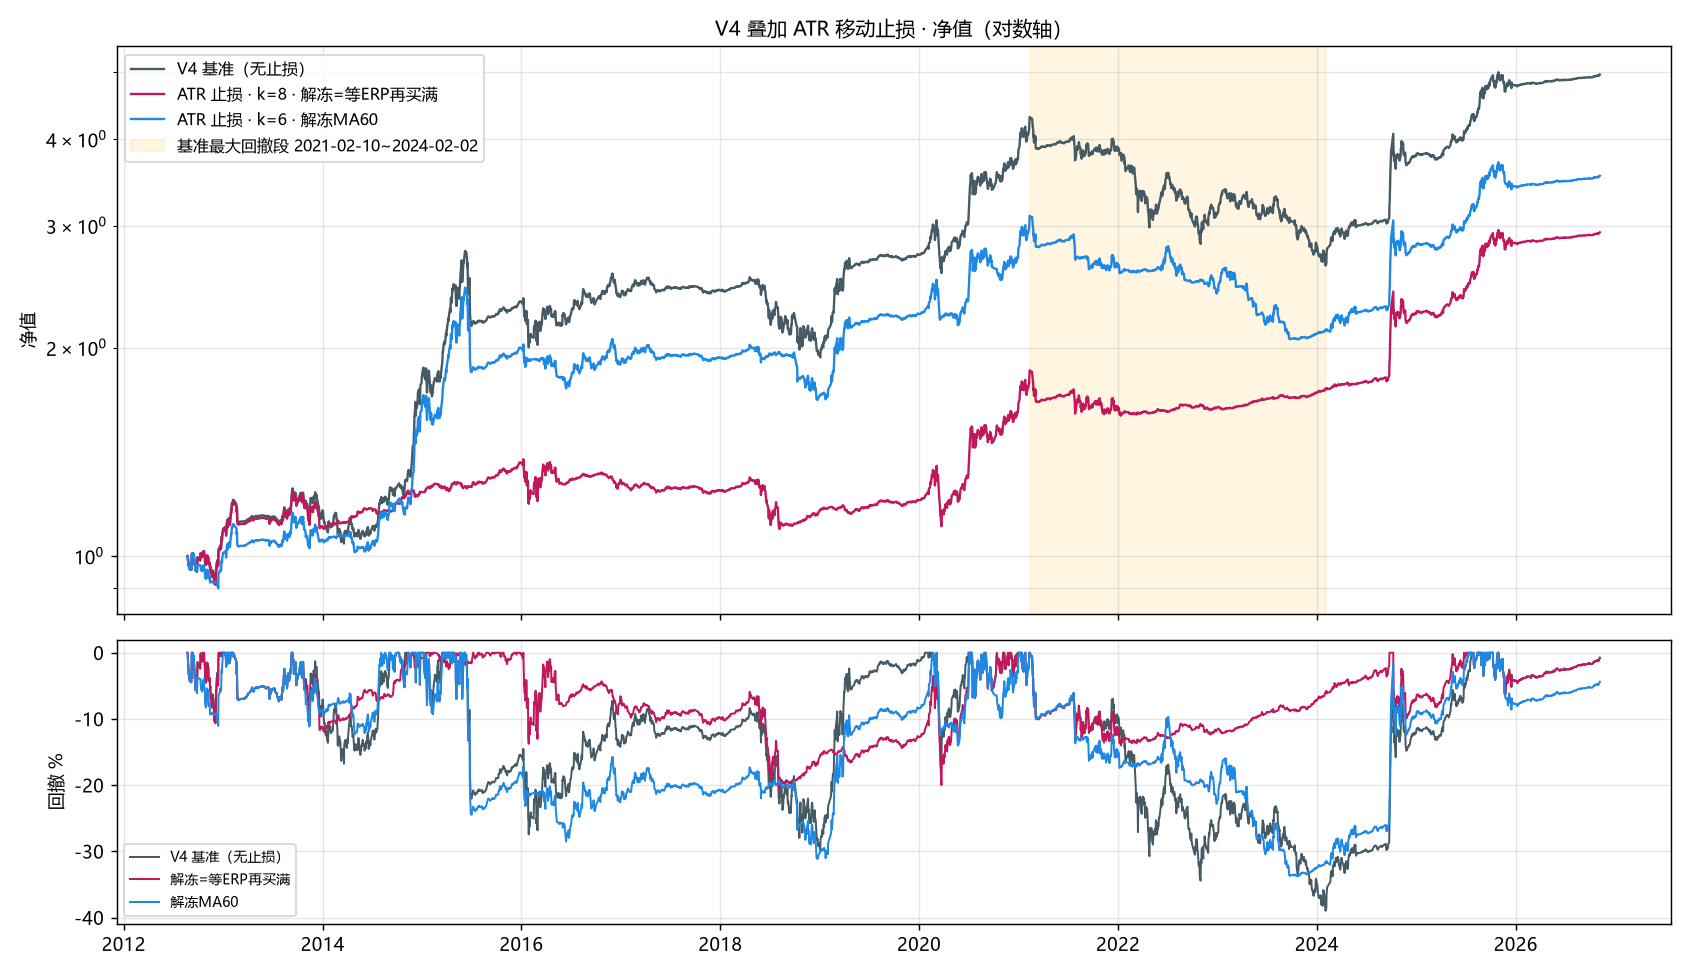

Write Python code to recreate this figure.
# -*- coding: utf-8 -*-
"""V4 · **ATR 移动止损叠加**的网格与归因（一次性研究，不改策略本体）。

问题：V4 的仓位只由 ERP 的 z 决定，与价格趋势无关。实测它的最大回撤 **-38.96%**
落在 **2021-02-10 → 2024-02-02**（target 平均 88%，一路 100% 硬扛三年慢熊）。
于是检验：**在 z 还没到清仓带之前，先按价格纪律把股票腿砍掉，值不值？**

网格（全部 `erp.run(lag=1)`、场外费率、同一份缓存、不联网）：

- `k`（移动止损 = 峰值 − k×ATR）：3 / 4 / 5 / 6 / 8
- `arm`（浮盈多少 ATR 后才启用）：**0 = 从建仓第一天就生效**（默认） / 4 = 有浮盈后
- **解冻口径**（止损出来后什么时候再买）：
  - `ma`：收盘重回 MA20 / MA60（趋势修复就买回）；
  - `erp`：必须等 **ERP 重新给出一次「买满」**（把控制权彻底还给估值信号）。

结论先行（详见 `_stop_overlay.md`）：`ma` 解冻 = 被反复打脸（每年多 3~7 次往返，年化掉 3~11pp）；
`erp` 解冻 = 回撤砍到 -10.8%~-22.3%，但平均仓位塌到 5%~28%、年化掉到 3.5%~8.2% ——
**它本质是「降暴露 + 只在估值重置后回来」，不是免费的保险**。

产物（本目录）：`_stop_overlay.md` / `_stop_overlay.jsonl` / `_stop_overlay.png`。
机械规则输出，非投资建议。
"""
import importlib.util
import json
import os
import sys

import pandas as pd

try:
    sys.stdout.reconfigure(encoding="utf-8")
except Exception:  # noqa: BLE001
    pass

_HERE = os.path.dirname(os.path.abspath(__file__))          # .../v4_erp_band/research/stop_overlay
_V4 = os.path.dirname(os.path.dirname(_HERE))               # .../v4_erp_band
_VL = os.path.dirname(_V4)                                  # strategies/vol_legs
for _p in (_V4, _VL):
    if _p not in sys.path:
        sys.path.insert(0, _p)

import atr_stop as S     # noqa: E402
import ladder as L       # noqa: E402


def _load_v4bt():
    """按文件路径加载 v4 的 backtest.py（仓库里有多个同名 backtest，必须隔离）。"""
    spec = importlib.util.spec_from_file_location("v4_bt", os.path.join(_V4, "backtest.py"))
    mod = importlib.util.module_from_spec(spec)
    spec.loader.exec_module(mod)
    return mod


B = _load_v4bt()

PCT = lambda x: f"{x * 100:+.2f}%"          # noqa: E731
GRID_K = (3.0, 4.0, 5.0, 6.0, 8.0)
GRID_REENTRY = (20, 60)
# README §5 的「仓位刻度 80/维持/20」实测（另一口径，仅作参照）
REF_80_20 = dict(ann=0.0976, mdd=-0.3111)


def run_one(df, bond, **cfg):
    """跑一个止损配置 -> dict(metrics + 止损事件 + 同曝光静态基准)。"""
    s = S.apply_stop(df, **cfg)
    d2 = df.assign(target_stop=s["w_stop"].to_numpy())
    r = B.evaluate(d2, bond, target_col="target_stop")
    m = r["m"]
    avg_w = float(r["w"].mean())
    pe = r["frame"]["tr"].astype("float64")
    same = B.static_bench(bond, pe, w=avg_w)
    ms = same["m"]
    sm = S.summary(s)
    cal = lambda x: (x["ann"] / abs(x["mdd"])) if abs(x["mdd"]) > 1e-9 else 0.0   # noqa: E731
    return dict(cfg=cfg, ann=m["ann"], mdd=m["mdd"], sharpe=m["sharpe"], calmar=cal(m),
                avg_w=avg_w, n_trades=len(r["trades"]), fees=float(r["fees"]),
                same_ann=ms["ann"], same_mdd=ms["mdd"], same_sharpe=ms["sharpe"],
                same_calmar=cal(ms), n_stop=sm["n_hit"], frozen=sm["stopped_share"],
                nav=r["nav"], w=r["w"], stop=s)


def episode_ret(nav, a, b):
    x = nav.loc[a:b]
    return float(x.iloc[-1] / x.iloc[0] - 1.0) if len(x) else float("nan")


def label(c):
    nm = f"k={c['k']:g}"
    if c.get("hard_k") is not None:
        nm += f" +硬止损{c['hard_k']:g}ATR"
    if c["arm"] > 0:
        nm += f"（浮盈{c['arm']:g}ATR后启用）"
    elif c.get("reentry", "ma") == "erp":
        nm += " · 解冻=等ERP再买满"
    else:
        nm += f" · 解冻MA{c['reentry_n']}"
    return nm


def cmp_row(name, r):
    return (f"| {name} | {PCT(r['ann'])} | {PCT(r['mdd'])} | {r['calmar']:.3f} | "
            f"{r['sharpe']:.2f} | {r['avg_w']:.0%} | {r.get('n_trades', '—')} |")


def main():
    df = L.frame()
    bond = B.bond_series("synth")
    base = B.evaluate(df, bond)
    bm = base["m"]
    base_nav = base["nav"]
    base_w = float(base["w"].mean())
    base_cal = bm["ann"] / abs(bm["mdd"])
    base_row = dict(ann=bm["ann"], mdd=bm["mdd"], calmar=base_cal, sharpe=bm["sharpe"],
                    avg_w=base_w, n_trades=len(base["trades"]), same_ann=float("nan"),
                    same_mdd=float("nan"))
    a, b = "2021-02-10", "2024-02-02"          # 基准的最大回撤区间（已实测）

    rows = []
    rows.append(run_one(df, bond, k=6.0, arm=4.0, reentry="ma", reentry_n=20))  # V1-2 式
    for k in GRID_K:
        for rn in GRID_REENTRY:
            rows.append(run_one(df, bond, k=k, arm=0.0, reentry="ma", reentry_n=rn))
        rows.append(run_one(df, bond, k=k, arm=0.0, reentry="erp", reentry_n=20))
    rows.append(run_one(df, bond, k=6.0, arm=4.0, reentry="ma", reentry_n=20, hard_k=3.0))

    for r in rows:
        r["label"] = label(r["cfg"])
        r["reentry"] = r["cfg"].get("reentry", "ma")
        r["d_ann_pp"] = (r["ann"] - bm["ann"]) * 100
        r["d_mdd_pp"] = (r["mdd"] - bm["mdd"]) * 100          # 正 = 回撤更浅
        r["d_sharpe"] = r["sharpe"] - bm["sharpe"]

    ma_rows = [r for r in rows if r["cfg"]["arm"] == 0.0 and r["reentry"] == "ma"]
    erp_rows = [r for r in rows if r["reentry"] == "erp"]
    # 两条解冻路线分别按卡玛选（卡玛同时惩罚「降收益」与「放回撤」）。
    # ERP 路线额外要求平均仓位 ≥20% —— 否则 k 调小会把策略压成「债券+偶尔满仓」，
    # 卡玛再高也是退化成债券产品（k=3 那档平均仓位只有 5%）。
    erp_usable = [r for r in erp_rows if r["avg_w"] >= 0.20]
    best_ma = max(ma_rows, key=lambda z: z["calmar"])
    best_erp = max(erp_usable or erp_rows, key=lambda z: z["calmar"])
    base_ep = episode_ret(base_nav, a, b)

    L_ = [
        "# V4 · ATR 移动止损叠加：网格与归因",
        "",
        f"> 样本 {base_nav.index[0]:%Y-%m-%d} ~ {base_nav.index[-1]:%Y-%m-%d}"
        f"（{len(base_nav) / 252:.1f} 年）· 场外费率 · `erp.run(lag=1)` · 离线读缓存。",
        "> 生成脚本 `research/stop_overlay/_stop_overlay.py`；机械规则输出，**非投资建议**。",
        "",
        "## 0. 基准（无止损）",
        "",
        "| 年化 | 最大回撤 | 夏普 | 卡玛 | 平均股票仓位 | 调仓次数 | 累计费用 |",
        "|---:|---:|---:|---:|---:|---:|---:|",
        f"| {PCT(bm['ann'])} | {PCT(bm['mdd'])} | {bm['sharpe']:.2f} | {base_cal:.3f} | "
        f"{base_w:.0%} | {len(base['trades'])} | {base['fees']:.1%} |",
        "",
        f"> **最大回撤是 {a} → {b}**，区间内 target 平均 88%（几乎全程 100% 股票），"
        f"沪深300 全收益 {PCT(episode_ret(base_nav, a, b))}。止损要打的靶子是**2021-2024 的慢熊**，"
        "不是 2015（那年 V4 已经在清仓带里）。",
        "",
        "## 1. 网格",
        "",
        "> `同曝光静态` = 把静态股债组合的股票仓位固定在该配置的**平均仓位**上（其余放债券），"
        "用来判断「收益是不是只靠降仓位」。它不是止损的基准（那个差额含 V4 的择时 alpha）。",
        "",
        "| 配置 | 年化 | 最大回撤 | 卡玛 | 夏普 | 平均仓位 | 止损次数 | 冻结占比 | "
        "Δ年化 | Δ回撤 | Δ夏普 | 同曝光静态年化 |",
        "|---|---:|---:|---:|---:|---:|---:|---:|---:|---:|---:|---:|",
    ]
    for r in rows:
        mark = "**" if r in (best_ma, best_erp) else ""
        L_.append(f"| {mark}{r['label']}{mark} | {PCT(r['ann'])} | {PCT(r['mdd'])} | "
                  f"{r['calmar']:.3f} | {r['sharpe']:.2f} | {r['avg_w']:.0%} | {r['n_stop']} | "
                  f"{r['frozen']:.1%} | {r['d_ann_pp']:+.2f}pp | {r['d_mdd_pp']:+.2f}pp | "
                  f"{r['d_sharpe']:+.2f} | {PCT(r['same_ann'])} |")

    L_ += [
        "",
        "## 2. 两条「解冻路线」的对比",
        "",
        "止损只是「什么时候出来」，真正决定成败的是「什么时候回去」。网格里两种口径的结论完全不同：",
        "",
        "### 2.1 趋势修复就买回（`reentry=ma`）—— 被反复打脸",
        "",
        "| 组合 | 年化 | 最大回撤 | 卡玛 | 夏普 | 平均仓位 | 调仓 |",
        "|---|---:|---:|---:|---:|---:|---:|",
        cmp_row("V4 基准（无止损）", base_row),
        cmp_row(f"最好的一档：{best_ma['label']}", best_ma),
    ]
    n_ma_win = sum(1 for r in ma_rows if r["calmar"] > base_cal)
    L_ += [
        "",
        f"> {len(ma_rows)} 个 `ma` 配置里，**{n_ma_win} 个**的卡玛超过基准。"
        "原因：离场后只要价格站回 MA20 就买回，慢熊里这套组合会被反复触发"
        f"（{min(r['n_stop'] for r in ma_rows)}~{max(r['n_stop'] for r in ma_rows)} 次），"
        "每次一进一出就是 1.2% 的场外往返费，还要倒过来追高。",
        "",
        "### 2.2 等 ERP 重新买满（`reentry=erp`）—— 回撤砍下来了，但仓位也砍了",
        "",
        "| 组合 | 年化 | 最大回撤 | 卡玛 | 夏普 | 平均仓位 | 调仓 |",
        "|---|---:|---:|---:|---:|---:|---:|",
        cmp_row("V4 基准（无止损）", base_row),
        cmp_row(f"最好的一档：{best_erp['label']}", best_erp),
        f"| 同曝光静态（股票固定 {best_erp['avg_w']:.0%}） | {PCT(best_erp['same_ann'])} | "
        f"{PCT(best_erp['same_mdd'])} | {best_erp['same_calmar']:.3f} | "
        f"{best_erp['same_sharpe']:.2f} | {best_erp['avg_w']:.0%} | — |",
        f"| 参照：仓位刻度 80/维持/20（README §5，另一口径） | {PCT(REF_80_20['ann'])} | "
        f"{PCT(REF_80_20['mdd'])} | {REF_80_20['ann'] / abs(REF_80_20['mdd']):.3f} | — | — | — |",
        "",
        f"> 关键一步：**同曝光静态只有 {PCT(best_erp['same_ann'])}，而「止损 + 等 ERP 复位」有 "
        f"{PCT(best_erp['ann'])}**（差 {(best_erp['ann'] - best_erp['same_ann']) * 100:+.2f}pp/年）。"
        "也就是说它**不是单纯的降暴露**：出来之后「只在估值重置后回去」这个纪律本身是有价值的；"
        f"但它把平均仓位压到 {best_erp['avg_w']:.0%}、年化压到 {PCT(best_erp['ann'])}，"
        "对「要赚 beta」的人来说是另一种策略。",
        "",
        "## 3. 逐年（基准 vs `erp` 解冻最好那档）",
        "",
        "| 年 | V4 基准 | V4 + ATR 止损 | 差 |",
        "|---|---:|---:|---:|",
    ]
    yb, ys = B.yearly_returns(base_nav), B.yearly_returns(best_erp["nav"])
    for y in yb.index:
        if y in ys.index:
            L_.append(f"| {y} | {PCT(yb[y])} | {PCT(ys[y])} | {(ys[y] - yb[y]) * 100:+.2f}pp |")
    n_better = int(sum(1 for y in yb.index if y in ys.index and ys[y] > yb[y]))

    L_ += ["", f"> 逐年跑赢 {n_better}/{len(yb)} 年。", "",
          "## 4. 止损事件（`erp` 解冻最好那档）", "",
          "> 「解冻」= 等 ERP 重新给出买满信号；若冻结期间 ERP 自己先清仓，冻结也随之结束"
          "（所以短则 1 天、长则数年）。",
          "", "| # | 触发止损 | 解冻 | 冻结交易日 |", "|---:|---|---|---:|"]
    for i, (x, y2, n) in enumerate(S.summary(best_erp["stop"])["episodes"], 1):
        L_.append(f"| {i} | {x:%Y-%m-%d} | {y2:%Y-%m-%d} | {n} |")

    L_ += ["", "## 5. 结论", ""]
    L_ += _conclusions(bm, base_row, best_ma, best_erp, ma_rows, erp_rows, a, b, base_ep, base_cal)

    md = os.path.join(_HERE, "_stop_overlay.md")
    with open(md, "w", encoding="utf-8") as f:
        f.write("\n".join(L_))
    with open(os.path.join(_HERE, "_stop_overlay.jsonl"), "w", encoding="utf-8") as f:
        for r in rows:
            rec = {k: v for k, v in r.items() if k not in ("nav", "w", "stop")}
            f.write(json.dumps(rec, ensure_ascii=False, default=str) + "\n")
    _plot(base_nav, best_ma, best_erp, a, b)

    print("报告:", md)
    print(f"基准 {PCT(bm['ann'])} / 回撤 {PCT(bm['mdd'])} / 夏普 {bm['sharpe']:.2f} "
          f"/ 仓位 {base_w:.0%} / 卡玛 {base_cal:.3f}")
    for r in rows:
        print(f"  {r['label']:26s} 年化 {PCT(r['ann']):>8s} 回撤 {PCT(r['mdd']):>8s} "
              f"卡玛 {r['calmar']:.3f} 夏普 {r['sharpe']:.2f} 仓位 {r['avg_w']:.0%} "
              f"Δ年化 {r['d_ann_pp']:+.2f}pp Δ回撤 {r['d_mdd_pp']:+.2f}pp 止损 {r['n_stop']} 次")


def _conclusions(bm, base_row, best_ma, best_erp, ma_rows, erp_rows, a, b, base_ep, base_cal):
    ep = episode_ret(best_erp["nav"], a, b)
    n_ma_win = sum(1 for r in ma_rows if r["calmar"] > base_cal)
    out = [
        f"1. **先认清靶子**：V4 的 -38.96% 不在 2015（那年它已在清仓带），而在 **{a} → {b} 的三年慢熊**"
        f"（target 平均 88%）。慢熊 = 阴跌 + 频繁反弹，是「趋势型止损最容易被打脸」的形态。",
        f"2. **`ma` 解冻（站回均线就买回）在 V4 上不可用**：{len(ma_rows)} 个配置里 "
        f"{n_ma_win} 个卡玛超过基准，最好的一档 {best_ma['label']} 也只有 "
        f"年化 {PCT(best_ma['ann'])}（{best_ma['d_ann_pp']:+.2f}pp）、回撤 {PCT(best_ma['mdd'])}"
        f"（{best_ma['d_mdd_pp']:+.2f}pp）。紧止损（k=3/4）更糟：止损 {max(r['n_stop'] for r in ma_rows)} 次、"
        "年化个位数 —— 每来回一次就付 1.2% 场外费，还要追高买回。",
        f"3. **`erp` 解冻（等估值重置）确实把回撤砍下来了**：{best_erp['label']} → "
        f"最大回撤 {PCT(bm['mdd'])} → **{PCT(best_erp['mdd'])}**"
        f"（{(best_erp['mdd'] - bm['mdd']) * 100:+.1f}pp），关键区间收益 {PCT(base_ep)} → {PCT(ep)}；"
        f"但年化 {PCT(bm['ann'])} → {PCT(best_erp['ann'])}（{best_erp['d_ann_pp']:+.2f}pp），"
        f"平均仓位 {base_row['avg_w']:.0%} → {best_erp['avg_w']:.0%}。",
        f"4. **但它不是「纯降暴露」**：同平均仓位（{best_erp['avg_w']:.0%}）的静态股债只有 "
        f"{PCT(best_erp['same_ann'])}，止损版有 {PCT(best_erp['ann'])}，"
        f"差 {(best_erp['ann'] - best_erp['same_ann']) * 100:+.2f}pp/年；卡玛 "
        f"{best_erp['calmar']:.3f} vs 同曝光静态 {best_erp['same_calmar']:.3f}、"
        f"vs 基准 {base_cal:.3f}。→ **「出来之后只在估值重置时回去」这条纪律本身有价值**，"
        "代价是把仓位和收益一起砍掉。",
        f"5. **收益/风险的两端摆在那里，选哪端是偏好不是技术**：要收益 → 基准 {PCT(bm['ann'])} / "
        f"{PCT(bm['mdd'])}；要回撤 → {best_erp['label']} {PCT(best_erp['ann'])} / "
        f"{PCT(best_erp['mdd'])}。中间没有免费午餐：`k` 调小会更早离场，但也会把"
        f"「等 ERP 复位」的等待期拉长 —— k=3 那档卡玛最高（{max(r['calmar'] for r in erp_rows):.3f}），"
        f"可平均仓位只剩 {min(r['avg_w'] for r in erp_rows):.0%}、年化 {min(r['ann'] for r in erp_rows) * 100:+.2f}%，"
        "已经退化成「债券 + 偶尔满仓」，不是同一类产品（所以选型把平均仓位 <20% 的档排除了）。",
        "6. **「浮盈才启用移动止损」（V1-2 的口径）在 V4 上不成立**：2021-07 那笔买在下跌途中，"
        "仓位从未浮盈 4ATR，止损永不 arm；这个坑的工程含义是 **arm 必须是粘性开关**"
        "（浮盈够过一次就一直生效），不能每天用「当日价 − 入场价」重算，否则一回落就自动关闭、"
        "止损形同虚设 —— 本脚本第一版正是这样，改掉之后结果才变得有意义。",
        "7. **建议**：`atr_stop.CFG['enabled']` 保持 **False**，不写进自动信号。"
        f"如果**回撤 -39% 是硬约束**，比起改止损，先试 README §5 的「仓位刻度 80/维持/20」"
        f"（{PCT(REF_80_20['ann'])} / {PCT(REF_80_20['mdd'])}，不用加任何新规则）；"
        f"若那条还不够，再考虑 `{best_erp['label']}`（{PCT(best_erp['ann'])} / "
        f"{PCT(best_erp['mdd'])}），并接受「这是一套更保守的策略」而不是「同一个策略加了保险」。",
        "",
        "### 用法建议",
        "",
        "| 项 | 建议 |",
        "|---|---|",
        "| 默认开关 | `atr_stop.CFG['enabled'] = False`；只在回测/研究里显式打开 |",
        f"| 若要启用 | `k={best_erp['cfg']['k']:g}`、`arm=0`（从建仓第一天生效）、"
        "**`reentry='erp'`**（等下一次 ERP 买满），不要用 `ma` |",
        "| 定位 | **回撤保险 / 降暴露开关**，不是收益引擎：它把 V4 从「67% 平均仓位、-39% 回撤」"
        "改造成「28% 平均仓位、-21% 回撤」 |",
        "| 已知边界 | 本包只有收盘价，ATR 是「收盘-收盘」近似（低估 20%~30%）；止损按收盘判定、"
        "次日成交，跳空不保护；`erp` 解冻在长牛里会「永远不回来」（2021-2024 就是），"
        "这是设计而非 bug |",
    ]
    return out


def _plot(base_nav, best_ma, best_erp, a, b):
    import matplotlib
    matplotlib.use("Agg")
    import matplotlib.pyplot as plt

    plt.rcParams["font.sans-serif"] = ["Microsoft YaHei", "SimHei", "DejaVu Sans"]
    plt.rcParams["axes.unicode_minus"] = False

    fig, (ax1, ax2) = plt.subplots(2, 1, figsize=(13, 7.5), sharex=True,
                                   gridspec_kw={"height_ratios": [2, 1]})
    series = [(base_nav, "#455a64", "V4 基准（无止损）"),
              (best_erp["nav"].reindex(base_nav.index).ffill(), "#c2185b",
               f"ATR 止损 · {best_erp['label']}"),
              (best_ma["nav"].reindex(base_nav.index).ffill(), "#1e88e5",
               f"ATR 止损 · {best_ma['label']}")]
    for nav, c, lb in series:
        ax1.plot(nav.index, nav, color=c, lw=1.3, label=lb)
    ax1.axvspan(pd.Timestamp(a), pd.Timestamp(b), color="#ffb300", alpha=0.12,
                label=f"基准最大回撤段 {a}~{b}")
    ax1.set_yscale("log")
    ax1.set_title("V4 叠加 ATR 移动止损 · 净值（对数轴）", fontsize=11)
    ax1.set_ylabel("净值")
    ax1.grid(alpha=0.3, which="both")
    ax1.legend(fontsize=9, loc="upper left")

    for nav, c, lb in series:
        dd = nav / nav.cummax() - 1.0
        ax2.plot(dd.index, dd * 100, color=c, lw=1.1, label=lb.split("·")[-1].strip())
    ax2.set_ylabel("回撤 %")
    ax2.grid(alpha=0.3)
    ax2.legend(fontsize=8, loc="lower left")

    fig.tight_layout()
    out = os.path.join(_HERE, "_stop_overlay.png")
    fig.savefig(out, dpi=130, facecolor="white")
    plt.close(fig)
    print("图:", out)


if __name__ == "__main__":
    main()
